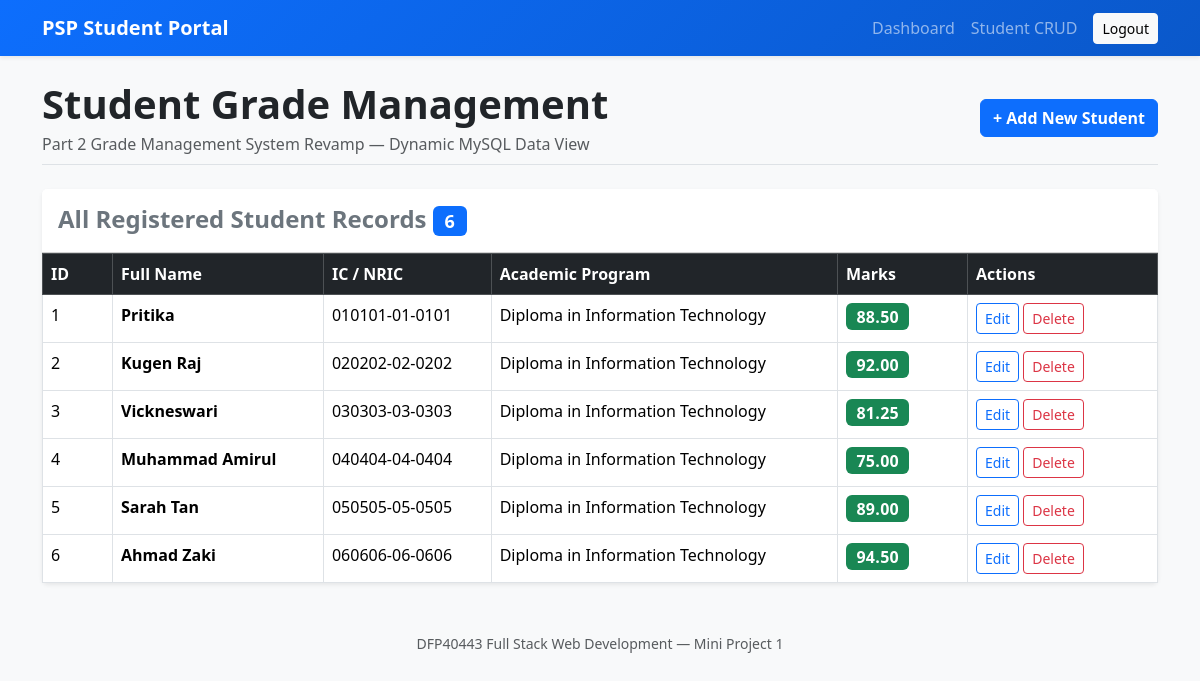
The page /public/students_direct.php (signed in) on the database its author committed.
### tables this page shows
CREATE TABLE students (
    id INT UNSIGNED AUTO_INCREMENT PRIMARY KEY,
    name VARCHAR(100) NOT NULL,
    nric VARCHAR(20) NOT NULL UNIQUE,
    program VARCHAR(150) NOT NULL,
    marks DECIMAL(5,2) NOT NULL DEFAULT 0.00,
    profile_picture VARCHAR(255) NULL,
    created_at TIMESTAMP DEFAULT CURRENT_TIMESTAMP,
    updated_at TIMESTAMP DEFAULT CURRENT_TIMESTAMP ON UPDATE CURRENT_TIMESTAMP,
    CONSTRAINT chk_marks CHECK (marks >= 0.00 AND marks <= 100.00)
);

### controllers/StudentController.php (called while the page is built, shortened)
<?php
require_once __DIR__ . '/../models/StudentModel.php';
class StudentController
{
    private StudentModel $model;
    public function __construct(PDO $pdo)
    {
        $this->model = new StudentModel($pdo);
    }
    public function index(): void
    {
        require_once __DIR__ . '/../config/auth.php';
        $students = $this->model->all();
        require __DIR__ . '/../views/students/index.php';
    }
}

### public/students_direct.php (called while the page is built, shortened)
<?php
require_once __DIR__ . '/../config/database.php';
require_once __DIR__ . '/../controllers/StudentController.php';
$controller = new StudentController($pdo);
$controller->index();

### models/StudentModel.php (called while the page is built, shortened)
<?php
class StudentModel
{
    private PDO $pdo;
    public function __construct(PDO $pdo)
    {
        $this->pdo = $pdo;
    }
    public function all(): array
    {
        $sql = "SELECT id, name, nric, program, marks, profile_picture FROM students ORDER BY id ASC";
        $stmt = $this->pdo->query($sql);
        $rows = $stmt->fetchAll(PDO::FETCH_ASSOC);
        return is_array($rows) ? $rows : [];
    }
}

### config/auth.php (called while the page is built, shortened)
<?php
function e(string $value): string {
    return htmlspecialchars($value, ENT_QUOTES, 'UTF-8');
}

### views/students/index.php (the view, shortened to what this page needs)
<?php
require __DIR__ . '/../layouts/header.php';
$studentRows = is_array($students ?? null)
    ? array_values($students)
    : [];
?>
<div class="d-flex justify-content-between align-items-center mb-4 pb-2 border-bottom">
    <div>
        <h1 class="fw-bold mb-1">
            Student Grade Management
        </h1>
        <p class="text-muted mb-0">
            Part 2 Grade Management System Revamp —
            Dynamic MySQL Data View
        </p>
    </div>
    <a
        href="<?= BASE_URL ?>/index.php?action=student_create"
        class="btn btn-primary fw-bold"
    >
        + Add New Student
    </a>
</div>
<div class="card shadow-sm border-0">
    <div class="card-header bg-white py-3">
        <h4 class="mb-0 fw-bold text-secondary">
            All Registered Student Records
            <span class="badge bg-primary">
                <?= count($studentRows) ?>
            </span>
        </h4>
    </div>
    <div class="card-body p-0">
        <div class="table-responsive">
            <table class="table table-bordered table-hover mb-0">
                <thead class="table-dark">
                    <tr>
                        <th style="width:70px;">ID</th>
                        <th>Full Name</th>
                        <th>IC / NRIC</th>
                        <th>Academic Program</th>
                        <th style="width:130px;">Marks</th>
                        <th style="width:190px;">Actions</th>
                    </tr>
                </thead>
                <tbody>
                <?php if (empty($studentRows)): ?>
                    <tr>
                        <td colspan="6" class="text-center py-5">
                            <strong>No student records found.</strong>
                        </td>
                    </tr>
                <?php else: ?>
                    <?php foreach ($studentRows as $student): ?>
                        <tr>
                            <td>
                                <?= e((string)$student['id']) ?>
                            </td>
                            <td>
                                <strong>
                                    <?= e((string)$student['name']) ?>
                                </strong>
                            </td>
                            <td>
                                <?= e((string)$student['nric']) ?>
                            </td>
                            <td>
                                <?= e((string)$student['program']) ?>
                            </td>
                            <td>
                                <span class="badge bg-success fs-6">
                                    <?= number_format(
                                        (float)$student['marks'],
                                        2
                                    ) ?>
                                </span>
                            </td>
                            <td>
                                <a
                                    href="<?= BASE_URL ?>/index.php?action=student_edit&id=<?= (int)$student['id'] ?>"
                                    class="btn btn-sm btn-outline-primary"
                                >
                                    Edit
                                </a>
                                <form
                                    method="POST"
                                    action="<?= BASE_URL ?>/index.php?action=student_delete"
                                    style="display:inline;"
                                    onsubmit="return confirm(
                                        'Are you sure you want to delete <?= e((string)$student['name']) ?>?'
                                    );"
                                >
                                    <button
                                        type="submit"
                                        class="btn btn-sm btn-outline-danger"
                                    >
                                        Delete
                                    </button>
                                </form>
                            </td>
                        </tr>
                    <?php endforeach; ?>
                <?php endif; ?>
                </tbody>
            </table>
        </div>
    </div>
</div>
<?php require __DIR__ . '/../layouts/footer.php'; ?>

### views/layouts/header.php (shortened to what this page needs)
<?php
require_once __DIR__ . '/../../config/auth.php';
?>
<!doctype html>
<html lang="en">
<head>
<link href="https://cdn.jsdelivr.net/npm/bootstrap@5.3.3/dist/css/bootstrap.min.css" rel="stylesheet">
<link href="<?= BASE_URL ?>/css/style.css" rel="stylesheet">
</head>
<body class="bg-light">
<nav class="navbar navbar-expand-lg navbar-dark bg-primary shadow-sm">
<div class="container">
<a class="navbar-brand fw-bold" href="<?= BASE_URL ?>/index.php?action=dashboard">PSP Student Portal</a>
<?php if (!empty($_SESSION['user_id'])): ?>
<div class="collapse navbar-collapse" id="navMenu">
<ul class="navbar-nav ms-auto align-items-lg-center">
<li class="nav-item"><a class="nav-link" href="<?= BASE_URL ?>/index.php?action=dashboard">Dashboard</a></li>
<?php if (($_SESSION['role'] ?? '') === 'admin'): ?>
<li class="nav-item"><a class="nav-link" href="<?= BASE_URL ?>/index.php?action=students">Student CRUD</a></li>
<?php endif; ?>
<li class="nav-item ms-lg-2"><a class="btn btn-light btn-sm" href="<?= BASE_URL ?>/index.php?action=logout">Logout</a></li>
</ul>
</div>
<?php endif; ?>
</div>
</nav>
<main class="container py-4">

### views/layouts/footer.php (shortened to what this page needs)
</main>
<footer class="text-center text-muted py-4"><small>DFP40443 Full Stack Web Development — Mini Project 1</small></footer>
</body>
</html>

### public/css/style.css (style rules this page uses)
body { min-height: 100vh; background-color: #f4f6f9; font-family: 'Segoe UI', system-ui, -apple-system, sans-serif; }
.navbar { background: linear-gradient(135deg, #0d6efd 0%, #0a58ca 100%) !important; }
.card { transition: transform 0.2s ease-in-out, box-shadow 0.2s ease-in-out; }
.table th { white-space: nowrap; font-weight: 600; }
.badge { letter-spacing: 0.3px; }

### rows shown on the page
students: id "1", name "Pritika", nric "010101-01-0101", program "Diploma in Information Technology", marks "88.50"
students: id "2", name "Kugen Raj", nric "020202-02-0202", program "Diploma in Information Technology", marks "92.00"
students: id "3", name "Vickneswari", nric "030303-03-0303", program "Diploma in Information Technology", marks "81.25"
students: id "4", name "Muhammad Amirul", nric "040404-04-0404", program "Diploma in Information Technology", marks "75.00"
students: id "5", name "Sarah Tan", nric "050505-05-0505", program "Diploma in Information Technology", marks "89.00"
students: id "6", name "Ahmad Zaki", nric "060606-06-0606", program "Diploma in Information Technology", marks "94.50"

### other values the page prints
count($studentRows) "6"
